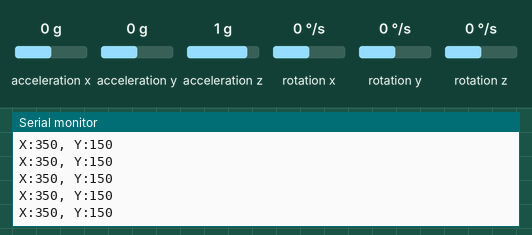
Simulated run of this sketch. Board: Arduino Uno, built with avr-gcc and run on an emulated ATmega328P. Parts: the last lines printed to the serial monitor. The test bench sets the inputs (shaded band); at power-on: acceleration y 0 g, acceleration x 0 g, acceleration z 1 g, rotation x 0 °/s, rotation y 0 °/s, rotation z 0 °/s. No radio packets arrive unless stated.

Above: at 1.2 s.
1.3 s: acceleration y set to -1.4 g
At 2.2 s:
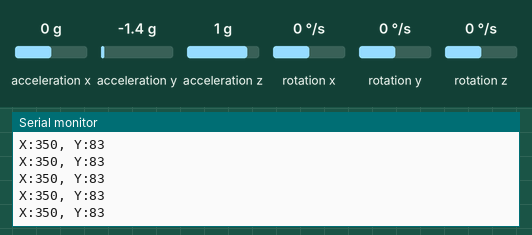
4.3 s: acceleration y set to -0.8 g
At 5.1 s:
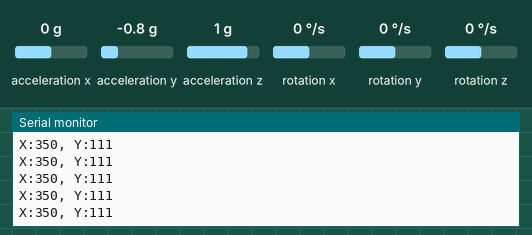
7.3 s: acceleration x set to -1.4 g
At 8.2 s:
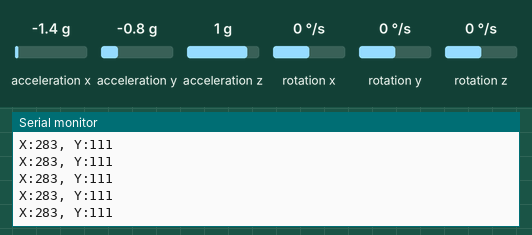
Timing chart, 0 to 10.3 s (numbered marks = the images above; inputs shaded):
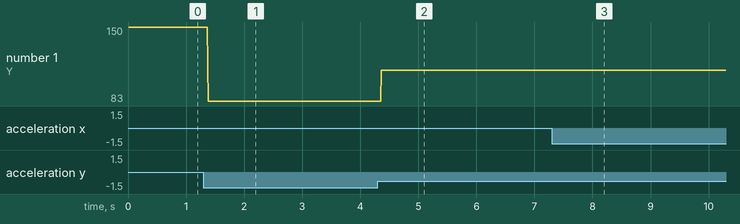

The sketch:

transmitter.ino
```cpp
#include <SPI.h>
// lib for important functions for nrf sensor
#include <RF24.h>
// lib for commucate between mpu and arduino
#include "Wire.h"
// lib for intaliez mpu sensor (GyroScope)
#include "MPU6050.h"

// Conncet the nrf's CE & CSE pins to D8 & D9 on arduino
RF24 radio(8, 9);

// initialize mpu
MPU6050 mpu;
// varbles for x,y,z axies
int16_t ax, ay, az;
// varbles for x,y,z rotation axies
/*
    NOTE: we want use the gx, gy, gz data for anything in this project
    it's only decleard for perfectionism
*/
int16_t gx, gy, gz;

// set a set for puting data of gyroScope in it
int data[5];

// declear the address for nrf to sending on it
const uint64_t receiverAddress = 0xE8E8F0F0E1LL;

// this function only called-work- once the arduion powerUp
void setup()
{
    // open serial on 9600 port
    /*
        serial is the screen which we open it to see the output othe device
    */
    Serial.begin(9600);

    // give the nrf power
    radio.begin();
    // make nrf sending the data on receiverAddress address
    radio.openWritingPipe(receiverAddress);
    // make the arduino listen for mpu
    Wire.begin();
    // initialize mpu
    mpu.initialize();
}

// this function called continuosly when it's finished
void loop()
{
    // get the x,y,x axies and rotation axies from mpu
    mpu.getMotion6(&ax, &ay, &az, &gx, &gy, &gz);

    // save the ax, ay, az, gx, gy and gz in data set
    data[0] = map(ax, -17000, 17000, 300, 400);
    data[1] = map(ay, -17000, 17000, 100, 200);
    data[2] = map(az, -17000, 17000, 300, 400);
    data[3] = map(gx, -17000, 17000, 100, 200);
    data[4] = map(gy, -17000, 17000, 100, 200);
    data[5] = map(gz, -17000, 17000, 300, 400);
    // print Out the x, y data
    Serial.print("X:");
    Serial.print(data[0]);
    Serial.print(", Y:");
    Serial.println(data[1]);
    // send the data set to the car
    radio.write(data, sizeof(data));
}
```

Measured:
- after the input at 1.3 s, the serial monitor: prints a new line after 0.08 s (image 1)
- after the input at 4.3 s, the serial monitor: prints a new line after 0.07 s (image 2)
- after the input at 7.3 s, the serial monitor: prints a new line after 0.07 s (image 3)
- plotted number 1: 150 → 83 after the input at 1.3 s, 83 → 111 after the input at 4.3 s
